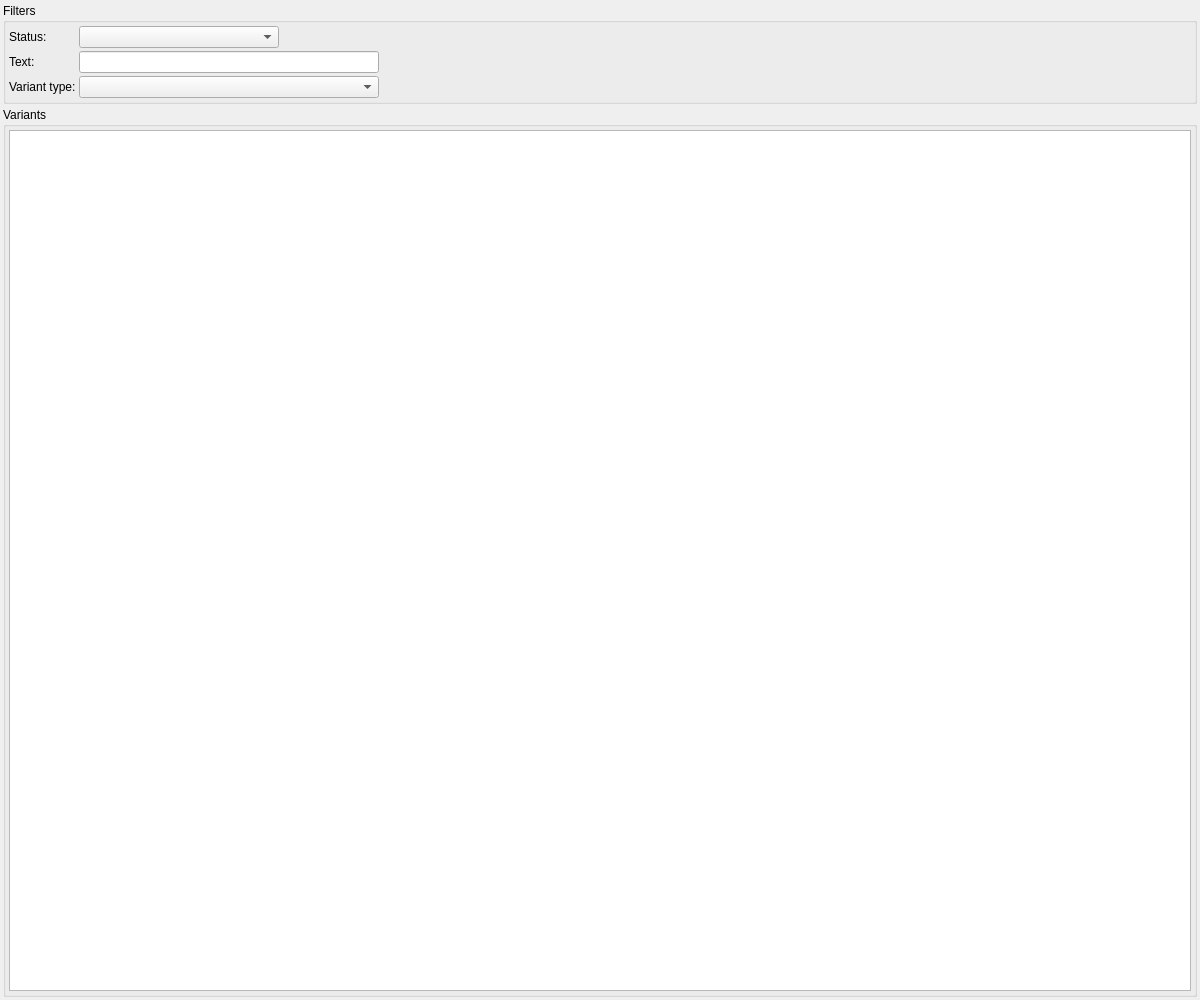
<?xml version="1.0" encoding="UTF-8"?>
<ui version="4.0">
 <class>VariantValidationWidget</class>
 <widget class="QWidget" name="VariantValidationWidget">
  <property name="geometry">
   <rect>
    <x>0</x>
    <y>0</y>
    <width>1200</width>
    <height>1000</height>
   </rect>
  </property>
  <property name="minimumSize">
   <size>
    <width>1200</width>
    <height>1000</height>
   </size>
  </property>
  <property name="windowTitle">
   <string>Form</string>
  </property>
  <layout class="QVBoxLayout" name="verticalLayout" stretch="0,1">
   <property name="spacing">
    <number>3</number>
   </property>
   <property name="leftMargin">
    <number>3</number>
   </property>
   <property name="topMargin">
    <number>3</number>
   </property>
   <property name="rightMargin">
    <number>3</number>
   </property>
   <property name="bottomMargin">
    <number>3</number>
   </property>
   <item>
    <widget class="QGroupBox" name="groupBox">
     <property name="title">
      <string>Filters</string>
     </property>
     <property name="flat">
      <bool>true</bool>
     </property>
     <layout class="QHBoxLayout" name="horizontalLayout" stretch="0,1">
      <property name="spacing">
       <number>3</number>
      </property>
      <property name="leftMargin">
       <number>3</number>
      </property>
      <property name="topMargin">
       <number>3</number>
      </property>
      <property name="rightMargin">
       <number>3</number>
      </property>
      <property name="bottomMargin">
       <number>3</number>
      </property>
      <item>
       <layout class="QFormLayout" name="formLayout">
        <property name="horizontalSpacing">
         <number>3</number>
        </property>
        <property name="verticalSpacing">
         <number>3</number>
        </property>
        <item row="0" column="0">
         <widget class="QLabel" name="label">
          <property name="text">
           <string>Status:</string>
          </property>
         </widget>
        </item>
        <item row="0" column="1">
         <widget class="QComboBox" name="status">
          <property name="minimumSize">
           <size>
            <width>200</width>
            <height>0</height>
           </size>
          </property>
          <property name="maximumSize">
           <size>
            <width>200</width>
            <height>16777215</height>
           </size>
          </property>
         </widget>
        </item>
        <item row="1" column="0">
         <widget class="QLabel" name="label_2">
          <property name="text">
           <string>Text:</string>
          </property>
         </widget>
        </item>
        <item row="1" column="1">
         <widget class="QLineEdit" name="text">
          <property name="minimumSize">
           <size>
            <width>300</width>
            <height>0</height>
           </size>
          </property>
          <property name="maximumSize">
           <size>
            <width>300</width>
            <height>16777215</height>
           </size>
          </property>
         </widget>
        </item>
        <item row="2" column="0">
         <widget class="QLabel" name="label_3">
          <property name="text">
           <string>Variant type:</string>
          </property>
         </widget>
        </item>
        <item row="2" column="1">
         <widget class="QComboBox" name="cb_var_type">
          <item>
           <property name="text">
            <string/>
           </property>
          </item>
          <item>
           <property name="text">
            <string>SNV_INDEL</string>
           </property>
          </item>
          <item>
           <property name="text">
            <string>CNV</string>
           </property>
          </item>
          <item>
           <property name="text">
            <string>SV</string>
           </property>
          </item>
         </widget>
        </item>
       </layout>
      </item>
      <item>
       <spacer name="horizontalSpacer">
        <property name="orientation">
         <enum>Qt::Horizontal</enum>
        </property>
        <property name="sizeHint" stdset="0">
         <size>
          <width>40</width>
          <height>20</height>
         </size>
        </property>
       </spacer>
      </item>
     </layout>
    </widget>
   </item>
   <item>
    <widget class="QGroupBox" name="groupBox_2">
     <property name="title">
      <string>Variants</string>
     </property>
     <property name="flat">
      <bool>true</bool>
     </property>
     <layout class="QVBoxLayout" name="verticalLayout_2">
      <property name="spacing">
       <number>3</number>
      </property>
      <property name="leftMargin">
       <number>3</number>
      </property>
      <property name="topMargin">
       <number>3</number>
      </property>
      <property name="rightMargin">
       <number>3</number>
      </property>
      <property name="bottomMargin">
       <number>3</number>
      </property>
      <item>
       <widget class="DBTableWidget" name="table">
        <property name="wordWrap">
         <bool>true</bool>
        </property>
       </widget>
      </item>
     </layout>
    </widget>
   </item>
  </layout>
 </widget>
 <customwidgets>
  <customwidget>
   <class>DBTableWidget</class>
   <extends>QTableWidget</extends>
   <header>DBTableWidget.h</header>
  </customwidget>
 </customwidgets>
 <resources/>
 <connections/>
</ui>
